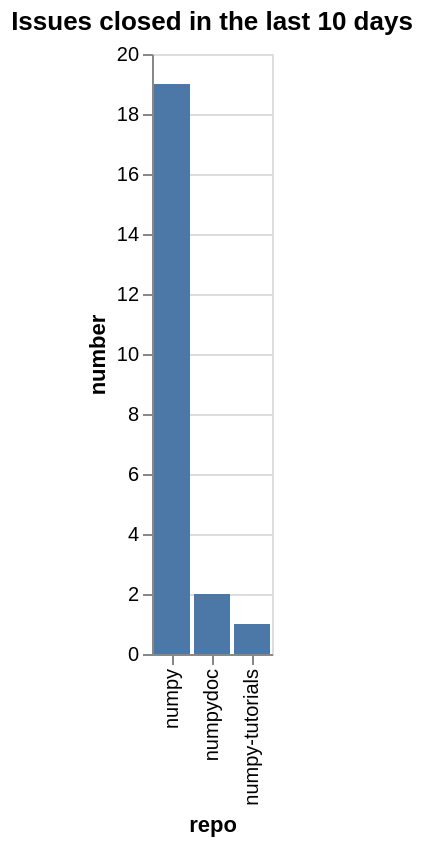

Specify this chart in Vega-Lite:
### Vega-Lite specification from a JSON file in a GitHub repository (floating-point values rounded to 4 significant figures)
{"config": {"view": {"continuousWidth": 400, "continuousHeight": 300}}, "data": {"values": [{"org": "numpy", "repo": "numpy", "number": 19, "org/repo": "numpy/numpy"}, {"org": "numpy", "repo": "numpy-tutorials", "number": 1, "org/repo": "numpy/numpy-tutorials"}, {"org": "numpy", "repo": "numpydoc", "number": 2, "org/repo": "numpy/numpydoc"}]}, "mark": "bar", "encoding": {"x": {"type": "nominal", "field": "repo", "sort": ["numpy", "numpydoc", "numpy-tutorials"]}, "y": {"type": "quantitative", "field": "number"}}, "title": "Issues closed in the last 10 days", "$schema": "https://vega.github.io/schema/vega-lite/v5.json", "datasets": {"data-43e73232475a138cf0a167f9db8f8cab": [{"org": "numpy", "repo": "numpy", "number": 19, "org/repo": "numpy/numpy"}, {"org": "numpy", "repo": "numpy-tutorials", "number": 1, "org/repo": "numpy/numpy-tutorials"}, {"org": "numpy", "repo": "numpydoc", "number": 2, "org/repo": "numpy/numpydoc"}]}}
